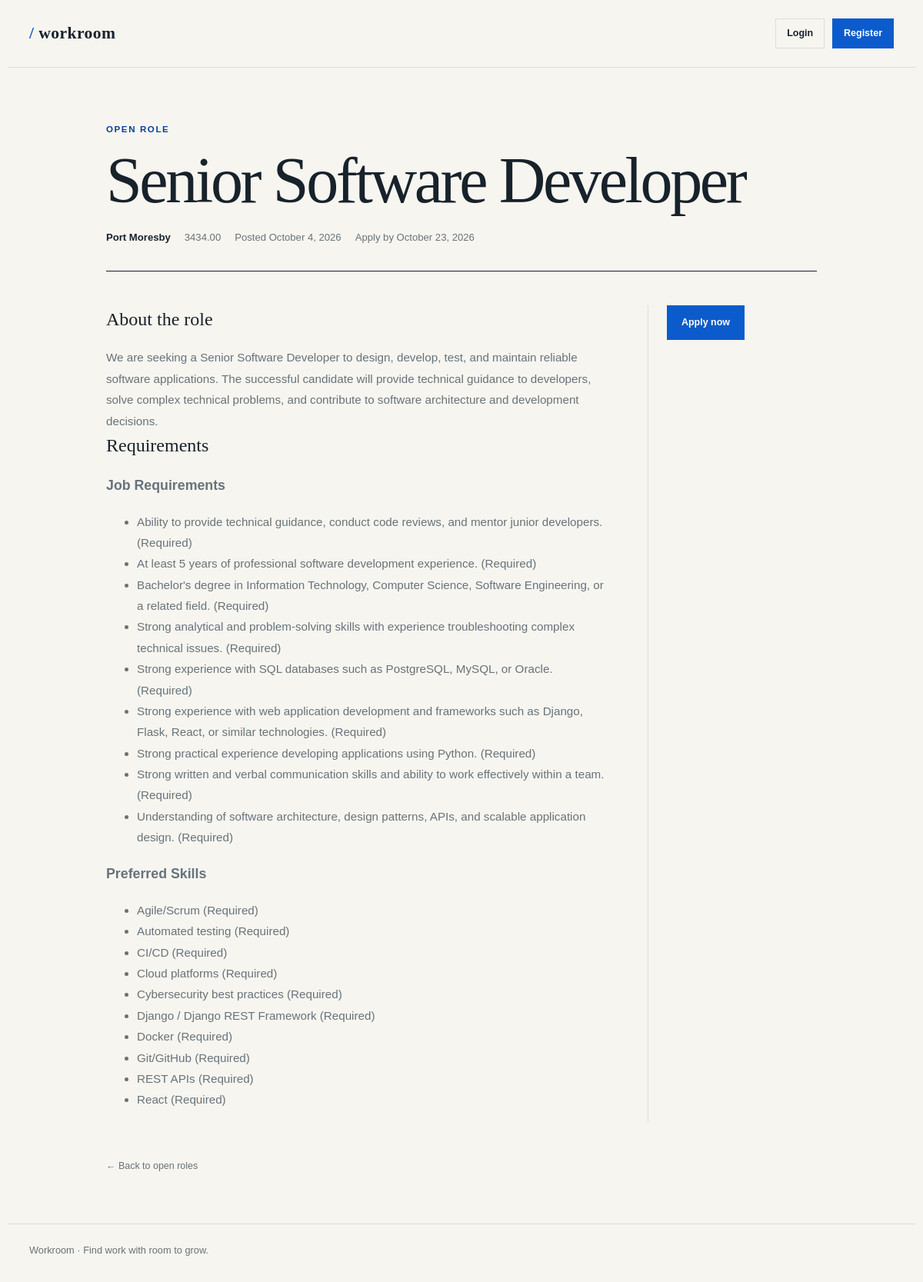
The app's page /home/job/38/ with its own data.
### job_application/models.py (models this page shows, shortened)
class Job(models.Model):
    workflow = models.ForeignKey(
        'pipeline.Workflow',
        on_delete=models.SET_NULL,
        related_name='jobs',
        null=True,
        blank=True,
    )
    screening_threshold = models.PositiveSmallIntegerField(
        null=True,
        blank=True,
        validators=[MinValueValidator(0), MaxValueValidator(100)],
    )
    title = models.CharField(max_length=100)
    description = models.TextField()
    location = models.CharField(max_length=100)
    salary = models.DecimalField(
        max_digits=10,
        decimal_places=2
    )
    posted_date = models.DateTimeField(auto_now_add=True)
    deadline = models.DateTimeField()
    is_active = models.BooleanField(default=True)
    class Meta:
        db_table = 'main_app_job'

class Criterion(models.Model):
    job = models.ForeignKey(
        Job,
        on_delete=models.CASCADE,
        related_name='criteria',
        null=True,
        blank=True,
    )
    name = models.CharField(max_length=150)
    class Meta:
        db_table = 'main_app_criterion'
        ordering = ('name',)
        verbose_name = 'Criterion'
        verbose_name_plural = 'Criteria'

class Requirement(models.Model):
    criterion = models.ForeignKey(
        Criterion,
        on_delete=models.CASCADE,
        related_name='requirements'
    )
    description = models.TextField()
    required = models.BooleanField(default=True)
    class Meta:
        db_table = 'main_app_requirement'
        ordering = ('description',)

### job_application/views.py (the view)
# urls.py: path('home/job/<int:pk>/', views.job_detail, name='job_detail'),
def job_detail(request, pk):
	job = get_object_or_404(
		Job.objects.prefetch_related('criteria__requirements'),
		pk=pk,
	)
	return render(request, 'pages/job_details.html', {
		'job': job,
		'criteria': job.criteria.all(),
	})

### tempates/pages/job_details.html (shortened to what this page needs)
{% extends 'base.html' %}
{% block content %}
<div class="detail-shell">
    <header class="detail-header">
        <p class="eyebrow">Open role</p>
        <h1>{{ job.title }}</h1>
        <div class="detail-meta">
            <span><strong>{{ job.location }}</strong></span>
            <span>{{ job.salary }}</span>
            <span>Posted {{ job.posted_date|date:'F j, Y' }}</span>
            <span>Apply by {{ job.deadline|date:'F j, Y' }}</span>
        </div>
    </header>
    <div class="detail-content">
        <article>
            <h2>About the role</h2>
            <div class="description">{{ job.description }}</div>
            <h2>Requirements</h2>
            <div class="description">{% if criteria %}{% for criterion in criteria %}<h3>{{ criterion.name }}</h3>{% if criterion.requirements.all %}<ul>{% for requirement in criterion.requirements.all %}<li>{{ requirement.description }}{% if requirement.required %} (Required){% else %} (Nice to have){% endif %}</li>{% endfor %}</ul>{% else %}<p>No requirements in this criterion.</p>{% endif %}{% endfor %}{% else %}No requirements listed.{% endif %}</div>
        </article>
        <aside class="detail-aside">
            <a class="apply-button" href="{% url 'apply_job' job.pk %}">Apply now</a>
        </aside>
    </div>
    <a class="back-link" href="{% url 'home' %}">&larr; Back to open roles</a>
</div>
{% endblock %}

### tempates/base.html (style rules this page uses)
:root { --ink: #17222b; --muted: #66737b; --paper: #f7f5ef; --surface: #fffdf8; --line: #deddd6; --accent: #0b5bcc; --accent-dark: #083f9b; --soft-accent: #dfeafc; }
* { box-sizing: border-box; }
body { margin: 0; background: var(--paper); color: var(--ink); font-family: Georgia, 'Times New Roman', serif; line-height: 1.5; }
a { color: inherit; }

### tempates/pages/job_details.html (style rules this page uses)
.detail-shell { margin: 0 auto; max-width: 980px; padding: 72px 28px 0; }
.detail-header { border-bottom: 1px solid var(--ink); padding-bottom: 34px; }
.eyebrow { color: var(--accent-dark); font-family: Arial, sans-serif; font-size: .72rem; font-weight: 700; letter-spacing: .14em; margin: 0 0 18px; text-transform: uppercase; }
h1 { font-size: clamp(2.5rem, 7vw, 5.8rem); font-weight: 400; letter-spacing: -.04em; line-height: .95; margin: 0 0 24px; }
.detail-meta { color: var(--muted); display: flex; flex-wrap: wrap; font-family: Arial, sans-serif; font-size: .82rem; gap: 18px; }
.detail-meta strong { color: var(--ink); }
.detail-content { display: grid; gap: 56px; grid-template-columns: minmax(0, 1fr) 220px; padding: 44px 0 20px; }
.detail-content h2 { font-size: 1.5rem; font-weight: 400; margin: 0 0 18px; }
.description { color: var(--muted); font-family: Arial, sans-serif; font-size: .95rem; line-height: 1.8; white-space: pre-line; }
.detail-aside { border-left: 1px solid var(--line); padding-left: 24px; }
.apply-button { background: var(--accent); border: 1px solid var(--accent); color: #fffdf8; display: inline-block; font-family: Arial, sans-serif; font-size: .78rem; font-weight: 700; padding: 12px 18px; text-decoration: none; }
.back-link { color: var(--muted); display: inline-block; font-family: Arial, sans-serif; font-size: .78rem; margin-top: 28px; text-decoration: none; }

### records on screen
Job: title "Senior Software Developer", location "Port Moresby", salary "3434.00", posted_date "October 4, 2026", deadline "October 23, 2026", description "We are seeking a Senior Software Developer to design, develop, test, and maintain reliable software applications. The successful candidate will provide technical guidance to developers, solve complex technical problems, and contribute to software architecture and development decisions."
Criterion: name "Job Requirements"
Requirement: description "Ability to provide technical guidance, conduct code reviews, and mentor junior developers.", required "(Required)"
Requirement: description "At least 5 years of professional software development experience.", required "(Required)"
Requirement: description "Bachelor's degree in Information Technology, Computer Science, Software Engineering, or a related field.", required "(Required)"
Requirement: description "Strong analytical and problem-solving skills with experience troubleshooting complex technical issues.", required "(Required)"
Requirement: description "Strong experience with SQL databases such as PostgreSQL, MySQL, or Oracle.", required "(Required)"
Requirement: description "Strong experience with web application development and frameworks such as Django, Flask, React, or similar technologies.", required "(Required)"
Requirement: description "Strong practical experience developing applications using Python.", required "(Required)"
Requirement: description "Strong written and verbal communication skills and ability to work effectively within a team.", required "(Required)"
Requirement: description "Understanding of software architecture, design patterns, APIs, and scalable application design.", required "(Required)"
Criterion: name "Preferred Skills"
Requirement: description "Agile/Scrum", required "(Required)"
Requirement: description "Automated testing", required "(Required)"
Requirement: description "CI/CD", required "(Required)"
Requirement: description "Cloud platforms", required "(Required)"
Requirement: description "Cybersecurity best practices", required "(Required)"
Requirement: description "Django / Django REST Framework", required "(Required)"
Requirement: description "Docker", required "(Required)"
Requirement: description "Git/GitHub", required "(Required)"
Requirement: description "REST APIs", required "(Required)"
Requirement: description "React", required "(Required)"
